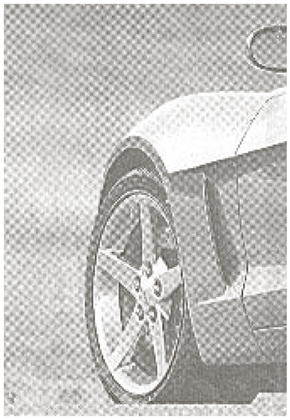
%> input picture 图像处理与分析实验/实验/实验4/交叉条纹噪声图像.png, 290 x 420 px, shrunk from 692 x 1003 before the run
$ octave Q4_4.m   (GNU Octave 9; MATLAB toolbox functions it lacks are replaced by stand-ins)
%> lines starting %> are read from the running program, lines starting %| are printed output that depends on the picture
%读取图像
I = imread('交叉条纹噪声图像.png');
%> I is the input picture: size 420x290x3 uint8; mean R, G, B 195.4, 194.1, 191.9
I = rgb2gray(I);
%> I: size 420x290 uint8
%图像填充
[M,N] = size(I);
%> M = 420; N = 290
P = 2*M;
%> P = 840
Q = 2*N;
%> Q = 580
fillimage = uint8(zeros(P,Q));
fillimage(1:M,1:N) = I;
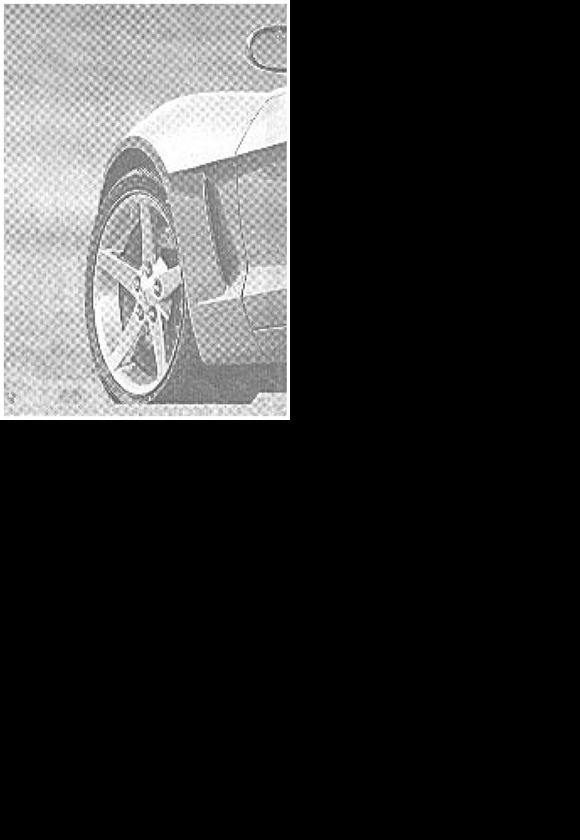
%> fillimage: size 840x580 uint8; min 0, max 255, mean 48.5

%频域中心化
for x=1:P
    for y=1:Q
        h(x,y)=(-1)^(x+y);
    end
end
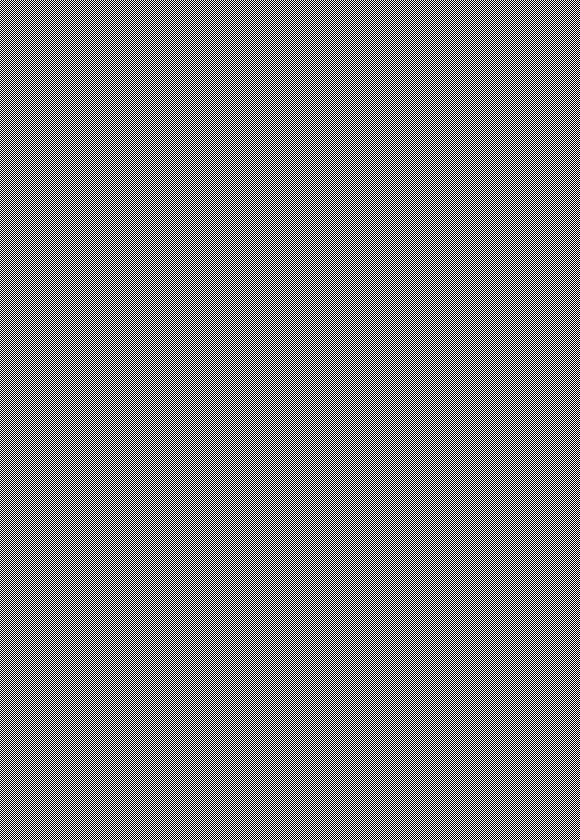
%> h: size 840x580 double; values -1 (black) and 1 (white), 50% white in thin lines or dots
fillimagecenter = h.*double(fillimage);

%二维傅里叶变换
F = fft2(double(fillimagecenter));

%陷波滤波算法
H_NF = ones(P,Q);%为了方便后面的累乘，所以用ones,如果是累加就用zeros
for u = 1:P
     for v = 1:Q
        D = 30;

        v_k = 59; u_k = 77;
        D_k1 = ((u-P/2-u_k)^2 + (v-Q/2-v_k)^2)^(0.5);
        D_k2 = ((u-P/2+u_k)^2 + (v-Q/2+v_k)^2)^(0.5);
        H_NF(u,v) = H_NF(u,v) * 1/(1+(D/D_k1)^4) * 1/(1+(D/D_k2)^4);

        v_k = 59; u_k = 159;
        D_k1 = ((u-P/2-u_k)^2 + (v-Q/2-v_k)^2)^(0.5);
        D_k2 = ((u-P/2+u_k)^2 + (v-Q/2+v_k)^2)^(0.5);
        H_NF(u,v) = H_NF(u,v) * 1/(1+(D/D_k1)^4) * 1/(1+(D/D_k2)^4);

        v_k = -54; u_k = 84;
        D_k1 = ((u-P/2-u_k)^2 + (v-Q/2-v_k)^2)^(0.5);
        D_k2 = ((u-P/2+u_k)^2 + (v-Q/2+v_k)^2)^(0.5);
        H_NF(u,v) = H_NF(u,v) * 1/(1+(D/D_k1)^4) * 1/(1+(D/D_k2)^4);

        v_k = -54; u_k = 167;
        D_k1 = ((u-P/2-u_k)^2 + (v-Q/2-v_k)^2)^(0.5);
        D_k2 = ((u-P/2+u_k)^2 + (v-Q/2+v_k)^2)^(0.5);
        H_NF(u,v) = H_NF(u,v) * 1/(1+(D/D_k1)^4) * 1/(1+(D/D_k2)^4);
     end
end
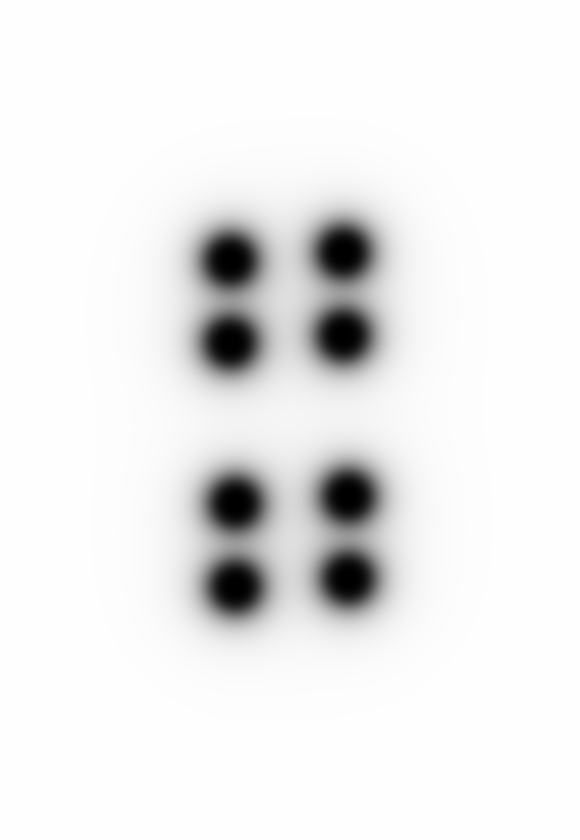
%> H_NF: size 840x580 double; min 0, max 1, mean 0.93

%傅里叶逆变换
G_1 = H_NF .* F;
g_1 = real(ifft2(G_1));
g_1 = g_1(1:M,1:N);
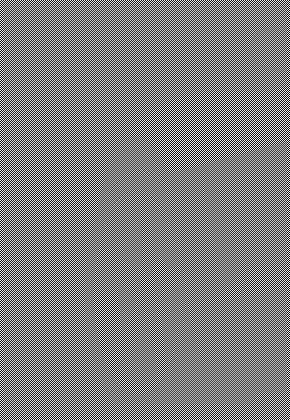
%> g_1: size 420x290 double; min -274, max 273.3, mean 0; drawn with min black and max white

for x = 1:M
    for y = 1:N
        g_1(x,y) = g_1(x,y) * (-1)^(x+y);
    end
end
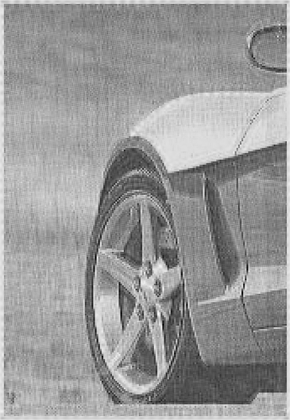
%> g_1: size 420x290 double; min 56.05, max 274, mean 186.8; drawn with min black and max white

figure(1);
subplot(221);imshow(I);title('原图');%显示原图

f=fft2(I);          %傅里叶变换
f=fftshift(f);      %使图像对称
r=real(f);          %图像频域实部
i=imag(f);          %图像频域虚部
margin=log(abs(f)); %图像幅度谱，加log便于显示
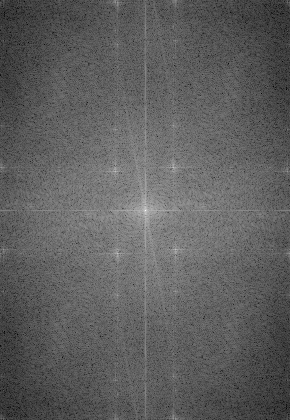
%> margin: size 420x290 double; min 1.83, max 16.98, mean 7.47; drawn with min black and max white
subplot(222);imshow(margin,[]);title('原图幅度谱');
subplot(223);imshow((H_NF));title('陷波滤波器');
subplot(224);imshow(uint8(g_1));title('陷波滤波后的结果图');
%> after `imshow(uint8(g_1))`:
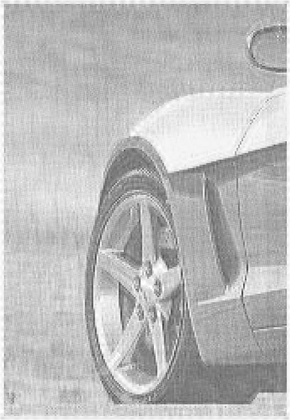
%> displayed picture: size 420x290, on the screen's scale of 0 to 255; min 56, max 255, mean 186.8
